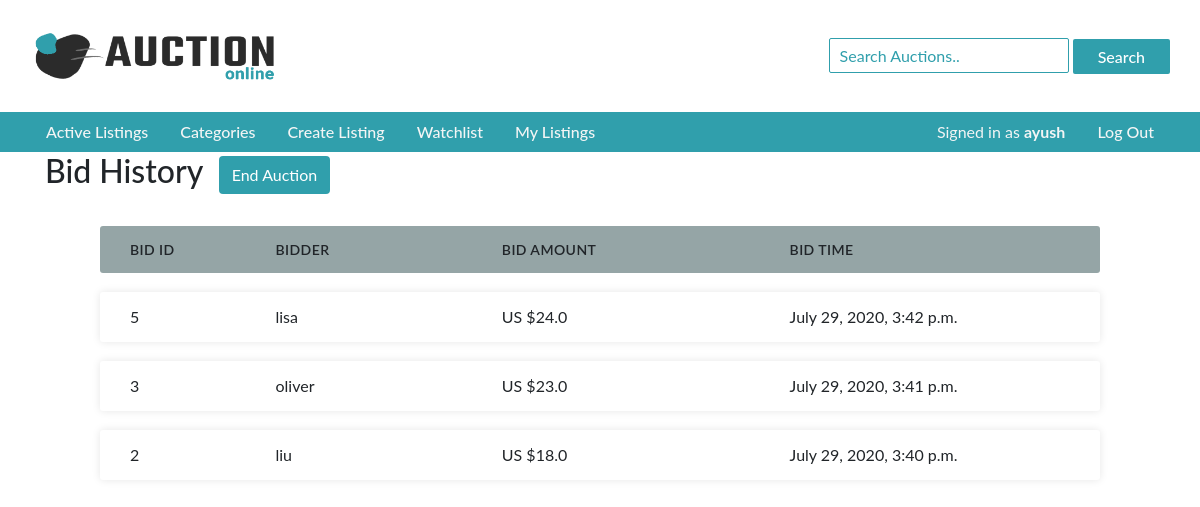
Screenshot of /listing/22/bids (signed in) with the database file from the repository.
### auctions/models.py (models this page shows, shortened)
class User(AbstractUser):
    watchlist = models.ManyToManyField(Listing, blank=True, related_name="watchers")
    listing = models.ManyToManyField(Listing, blank=True, related_name="creater")
    bought_items = models.ManyToManyField(Listing, blank=True, related_name="buyer")
    def __str__(self):
        return f"{self.username}"

class UserBid(models.Model):
    bidder = models.ForeignKey(User, on_delete=models.CASCADE, related_name="user_bid")
    listing = models.ManyToManyField(Listing, related_name="bids")
    bid = models.FloatField()
    time = models.DateTimeField(datetime.now)

### auctions/views.py (the view)
# urls.py: path("listing/<int:id>/bids", views.bids, name="bids"),
def bids(request, id):
    list_item = Listing.objects.get(id=id)
    bids = UserBid.objects.filter(listing=list_item).all().order_by('-id')
    creater = list_item.creater.get()
    if request.user == creater:
        creater_view = True
    else:
        creater_view = False
    return render(request, "auctions/bids.html", {
        "bids":bids,
        "list":list_item,
        "creater_view":creater_view
    })

### auctions/templates/auctions/bids.html (shortened to what this page needs)
{% extends 'auctions/layout.html' %}
{% block body %}
    <div class="container">
        <div class="heading">
            <h2>
                <form action="{% url 'auction_command' %}" method="POST">
                    Bid History&nbsp;
                    {% if creater_view %}
                        {% if list.status == "active" %}
                            <button class="btn Button">End Auction</button>
                        {% elif list.status == "sold" %}
                            <button class="btn Button" disabled>End Auction</button>
                        {% elif list.status == "unsold" %}
                            <button class="btn Button">Start Auction</button>
                        {% endif %}
                    {% endif %}
                </form>
            </h2>
        </div>
        <div class="listing-lower">
            {% if bids %}
                <div class="bids-div">
                    <ul class="responsive-table">
                        <li class="table-header">
                            <div class="col col-1">Bid Id</div>
                            <div class="col col-2">Bidder</div>
                            <div class="col col-3">Bid Amount</div>
                            <div class="col col-4">Bid Time</div>
                        </li>
                        {% for bid in bids %}
                            <li class="table-row">
                                <div class="col col-1" data-label="Bid Id">{{bid.id}}</div>
                                <div class="col col-2" data-label="Bidder">{{bid.bidder}}</div>
                                <div class="col col-3" data-label="Bid Amount">US ${{bid.bid}}</div>
                                <div class="col col-4" data-label="Bid Time">{{bid.time}}</div>
                            </li>
                        {% endfor %}
                    </ul>
                </div>
            {% else %}
                <center>No bids yet.</center>
            {% endif %}
        </div>
    </div>
{% endblock %}

### auctions/templates/auctions/layout.html (shortened to what this page needs)
{% load static %}
<!DOCTYPE html>
<html lang="en">
    <head>
        <link rel="stylesheet" href="https://stackpath.bootstrapcdn.com/bootstrap/4.4.1/css/bootstrap.min.css">
        <link href="{% static 'auctions/styles.css' %}" rel="stylesheet">
    </head>
    <body>
        <div class="navbar">
            <div class="logo left-nav">
                <a href="{% url 'index' %}">
                    <img src="{% static 'auctions/images/auction_logo.png' %}" height="52px" width="250px">
                </a>
            </div>
            <div class="right-nav">
                <form action="{% url 'search' %}" method="GET">
                    <input type="text" name="query" placeholder="Search Auctions.." value="{{query | default:''}}" required="required">
                    <input type="submit" value="Search" class="btn search-btn Button">
                </form>
            </div>
        </div>
        <div class="menu">
            <div class="left-menu">
                <div>
                    <ul class="nav">
                        <li class="nav-item">
                            <a class="nav-link" href="{% url 'index' %}">Active Listings</a>
                        </li>
                        <li class="nav-item">
                            <a class="nav-link" href="{% url 'categories' %}">Categories</a>
                        </li>
                        <li class="nav-item">
                            <a class="nav-link" href="{% url 'create' %}">Create Listing</a>
                        </li>
                        {% if user.is_authenticated %}
                            <li class="nav-item">
                                <a class="nav-link" href="{% url 'watchlist' %}">Watchlist</a>
                            </li>
                            <li class="nav-item">
                                <a class="nav-link" href="{% url 'my_listing' %}">My Listings</a>
                            </li>
                        {% endif %}
                    </ul>
                </div>
            </div>
            <div class="right-menu nav">
                {% if user.is_authenticated %}
                    <li class="nav-item">
                        <span class="nav-link">
                            Signed in as <strong>{{ user.username }}</strong>
                        </span>
                    </li>
                    <li class="nav-item">
                        <a class="nav-link" href="{% url 'logout' %}">Log Out</a>
                    </li>
                {% endif %}
            </div>
        </div>
        {% block body %}
        {% endblock %}
    </body>
</html>

### auctions/static/auctions/styles.css (style rules this page uses)
body { padding: 0px; word-break: break-all; font-family: 'lato', sans-serif; }
.navbar { display: flex; height: 14vh; padding: 20px 30px 20px 30px; justify-content: space-between; }
.right-nav { display: flex }
.right-nav input[type=text] { border: 1px solid #309fac; height: 35px; width: 20vw; border-radius: 2px; padding: 0px 10px 0px 10px; }
.right-nav ::placeholder { color: #309fac; }
.right-nav input[type=submit] { color: white; padding-left: 25px; padding-right: 25px; height: 35px; border-radius: 2px; border: none; font-weight: 500; }
.menu { background-color: #309fac; display: flex; justify-content: space-between; padding: 0px 30px 0px 30px; color: #f3f5f5; }
.menu a { text-decoration: none; font-weight: 500; color: #f3f5f5; }
.listing-lower { margin-top: 2em; margin-bottom: 2em; }
.bids-div { max-width: 1000px; margin-left: auto; margin-right: auto; }
.responsive-table { padding-left: 0px; }
.responsive-table li { border-radius: 3px; padding: 13px 15px; display: flex; justify-content: space-between; margin-bottom: 19px; }
.table-header { background-color: #95A5A6; font-size: 14px; font-weight: 600; text-transform: uppercase; letter-spacing: 0.03em; }
.table-row { background-color: #ffffff; box-shadow: 0px 0px 9px 0px rgba(0,0,0,0.1); }
.col-1 { flex-basis: 10%; }
.col-2 { flex-basis: 30%; }
.col-3 { flex-basis: 23%; }
.col-4 { flex-basis: 32%; }
.search-btn { margin-top: -3px; }
.Button { background-color: #309fac; color: white; }

### rows the page displays
User: username "ayush"
UserBid: id "5", bidder "lisa", bid "24.0", time "July 29, 2020, 3:42 p.m."
UserBid: id "3", bidder "oliver", bid "23.0", time "July 29, 2020, 3:41 p.m."
UserBid: id "2", bidder "liu", bid "18.0", time "July 29, 2020, 3:40 p.m."
